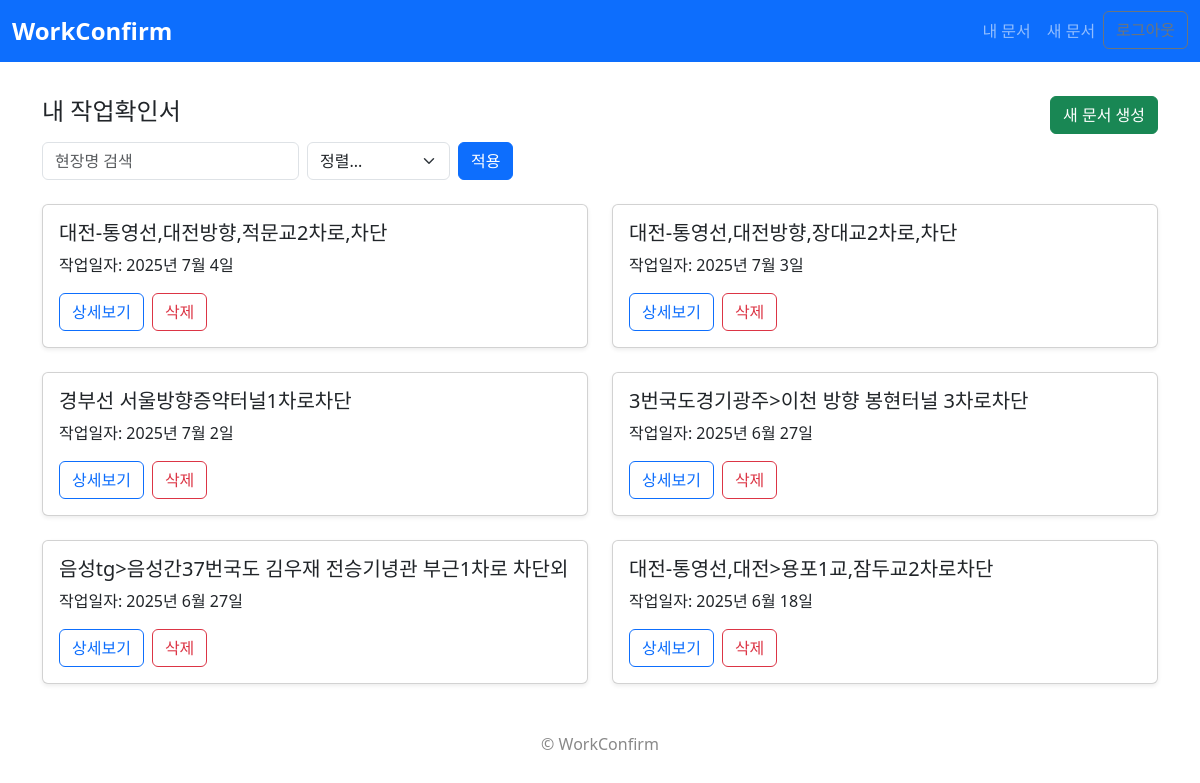
Before: / (signed in) with the older database file.
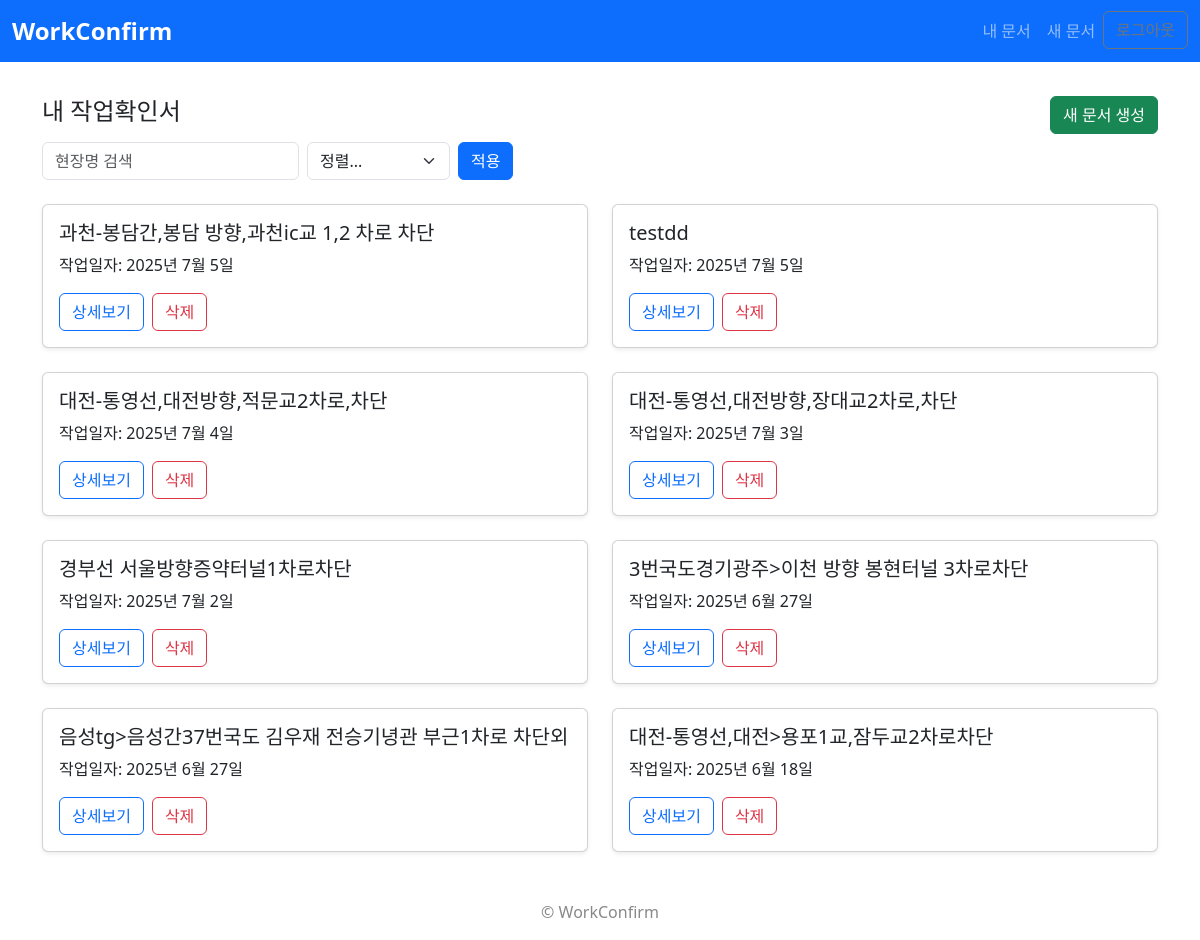
After: the same page with the newer database file.
### app/models.py (models this page shows, shortened)
class WorkFormDocument(models.Model):
    user          = models.ForeignKey(
                    settings.AUTH_USER_MODEL,
                        on_delete=models.CASCADE,
                        related_name='documents',
                        default = None
                    )
    created_at = models.DateTimeField(auto_now_add=True)
    folder_name = models.CharField('폴더명', max_length=255)
    docx_file = models.FileField('DOCX 파일', upload_to=upload_to)
    preview_image = models.ImageField('미리보기 이미지', upload_to=upload_to)
    class Meta:
        ordering = ['-created_at']

class WorkFormEntry(models.Model):
    document = models.ForeignKey(
        WorkFormDocument,
        on_delete=models.CASCADE,
        related_name='entries'
    )
    work_date    = models.DateField('작업일자')
    location     = models.CharField('현장명', max_length=100)
    device       = models.CharField('장비명', max_length=100)
    carno        = models.CharField('차량번호', max_length=100, blank=True)
    start_time   = models.TimeField('시작시간')
    end_time     = models.TimeField('종료시간')
    end_day      = models.CharField('종료일', max_length=10, choices=DAY_CHOICES, default='same')
    work_content = models.TextField('작업내용')
    confirm_date = models.DateField('확인일자')
    cert_17      = models.CharField('차단팀장명', max_length=100, blank=True)
    cert_18      = models.CharField('현장책임자명', max_length=100, blank=True)
    created_at   = models.DateTimeField(auto_now_add=True)
    class Meta:
        ordering = ['-created_at']

### app/views.py (the view)
# urls.py: path('',               views.document_list,   name='document_list'),
@login_required
def document_list(request):
    qs = WorkFormDocument.objects.filter(user=request.user)
    q = request.GET.get('q', '').strip()
    if q:
        qs = qs.filter(entries__location__icontains=q)
    sort = request.GET.get('sort')
    if sort == 'date_asc':
        qs = qs.order_by('entries__work_date')
    elif sort == 'date_desc':
        qs = qs.order_by('-entries__work_date')
    elif sort == 'name_asc':
        qs = qs.order_by('entries__location')
    elif sort == 'name_desc':
        qs = qs.order_by('-entries__location')
    else:
        qs = qs.order_by('-created_at')
    documents = qs.distinct()
    return render(request, 'app/document_list.html', {
        'documents': documents,
        'q': q,
        'sort': sort,
    })

### app/templates/app/document_list.html (shortened to what this page needs)
{% extends 'app/base.html' %}
{% block content %}
<div class="d-flex justify-content-between align-items-center mt-4 mb-2">
  <h4>내 작업확인서</h4>
  <a href="{% url 'document_create' %}" class="btn btn-success">새 문서 생성</a>
</div>
<form method="get" class="row g-2 align-items-center mb-4">
  <div class="col-auto">
    <input
      type="text"
      name="q"
      class="form-control"
      placeholder="현장명 검색"
      value="{{ q }}"
    >
  </div>
  <div class="col-auto">
    <select name="sort" class="form-select">
      <option value="">정렬...</option>
    </select>
  </div>
  <div class="col-auto">
    <button type="submit" class="btn btn-primary">적용</button>
  </div>
</form>
<div class="row row-cols-1 row-cols-md-2 g-4">
{% for doc in documents %}
  {% with entry=doc.entries.all.0 %}
    <div class="col">
      <div class="card h-100 shadow-sm">
        <div class="card-body">
          <h5 class="card-title">{{ entry.location }}</h5>
          <p class="card-text">작업일자: {{ entry.work_date }}</p>
          <div class="d-flex">
            <a href="{% url 'document_detail' doc.pk %}"
               class="btn btn-outline-primary me-2">
              상세보기
            </a>
            <form method="post"
                  action="{% url 'document_delete' doc.pk %}"
                  style="display:inline;"
                  onsubmit="return confirm('정말 이 문서를 삭제하시겠습니까?');">
              <button type="submit" class="btn btn-outline-danger">
                삭제
              </button>
            </form>
          </div>
        </div>
      </div>
    </div>
  {% endwith %}
{% endfor %}
</div>
{% endblock %}

Changed rows visible on the page:
added WorkFormDocument: entries.all.0.location "과천-봉담간,봉담 방향,과천ic교 1,2 차로 차단", entries.all.0.work_date "2025년 7월 5일"
added WorkFormDocument: entries.all.0.location "testdd", entries.all.0.work_date "2025년 7월 5일"
